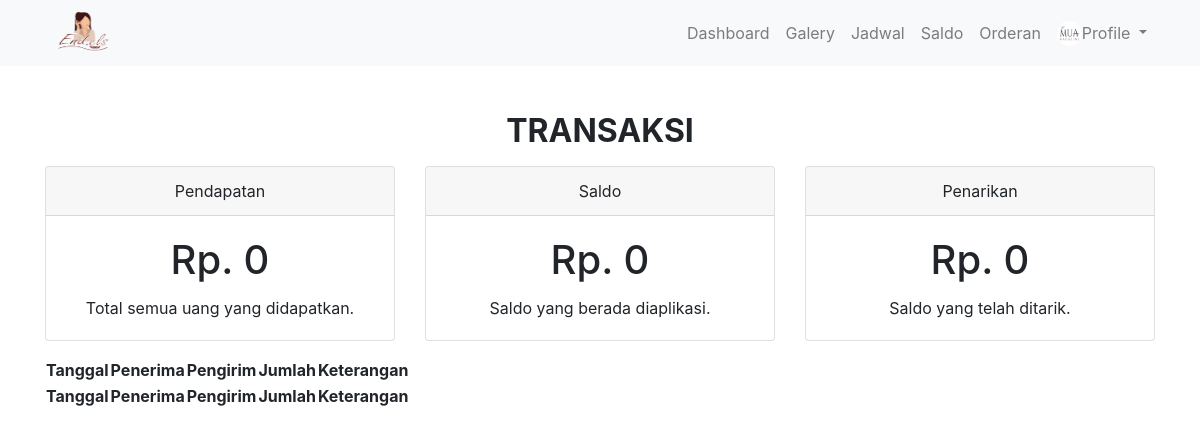
Page /index.php/muach/saldo on the earlier database version.
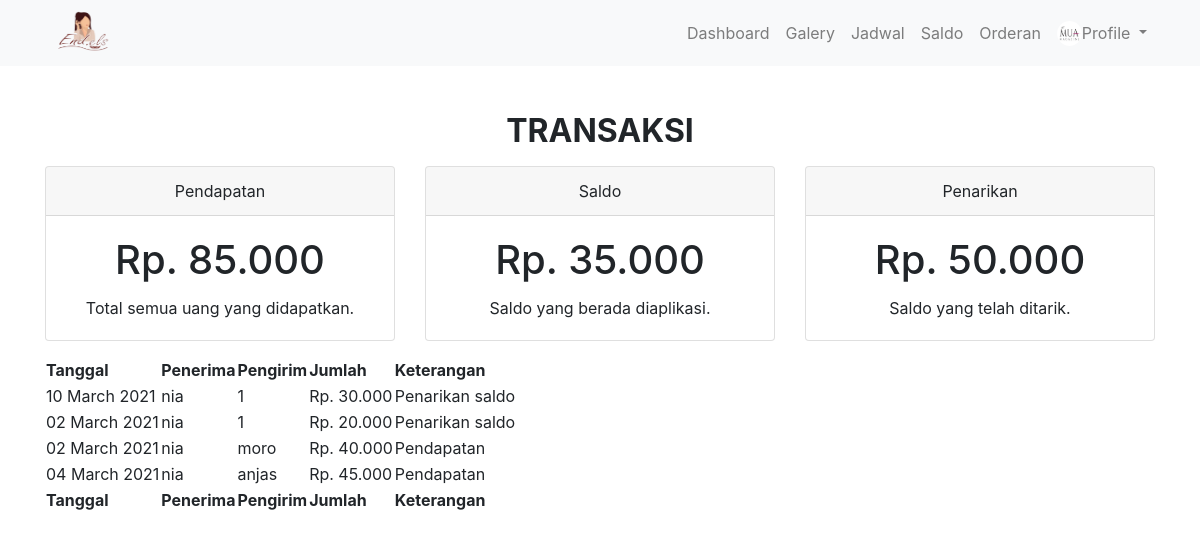
Same page on the later database version.
### tables this page shows
CREATE TABLE `penarikan_mua` (
  `id_tarik` int(11) NOT NULL,
  `id_mua` int(11) NOT NULL,
  `id_admin` int(11) NOT NULL,
  `tgl_tarik` datetime NOT NULL,
  `jumlah` int(11) NOT NULL,
  `bukti` varchar(128) NOT NULL,
  `status` enum('1','0','2') NOT NULL DEFAULT '2' COMMENT '0 = gagal\r\n1 = berhasil\r\n2 = proses'
);

CREATE TABLE `mua` (
  `id_mua` int(11) NOT NULL,
  `nama_mua` varchar(255) NOT NULL,
  `harga` int(11) NOT NULL,
  `foto` varchar(255) NOT NULL,
  `alamat` varchar(255) NOT NULL,
  `rt` int(11) NOT NULL,
  `rw` int(11) NOT NULL,
  `kecamatan` varchar(128) NOT NULL,
  `kabupaten` varchar(128) NOT NULL,
  `provinsi` varchar(128) NOT NULL,
  `email` varchar(255) NOT NULL,
  `password` varchar(255) NOT NULL,
  `buka` enum('0','1') NOT NULL DEFAULT '1'
);

CREATE TABLE `mua_booking` (
  `id_booking` int(11) NOT NULL,
  `id_user` int(11) NOT NULL,
  `id_mua` int(11) NOT NULL,
  `tgl_H` date NOT NULL,
  `tgl_booking` date NOT NULL,
  `acc` enum('0','1','2','3') NOT NULL DEFAULT '0',
  `id_bayar` int(11) NOT NULL
);

CREATE TABLE `bayar` (
  `id_bayar` int(11) NOT NULL,
  `tgl_bayar` datetime NOT NULL,
  `bayar` int(11) NOT NULL,
  `potongan` int(11) NOT NULL,
  `bukti` varchar(255) NOT NULL
);

CREATE TABLE `user` (
  `id_user` int(11) NOT NULL,
  `nama_user` varchar(50) NOT NULL,
  `alamat` varchar(100) NOT NULL,
  `rt` varchar(4) NOT NULL,
  `rw` varchar(4) NOT NULL,
  `kelurahan` varchar(25) NOT NULL,
  `kecamatan` varchar(25) NOT NULL,
  `kabupaten` varchar(25) NOT NULL,
  `provinsi` varchar(25) NOT NULL,
  `kode_pos` int(10) NOT NULL,
  `tempat_lahir` varchar(25) NOT NULL,
  `tanggal_lahir` date NOT NULL,
  `nomor` varchar(13) NOT NULL,
  `email` varchar(255) NOT NULL,
  `password` varchar(255) NOT NULL,
  `foto` varchar(255) NOT NULL
);

### application/controllers/muach.php (called while the page is built, shortened)
<?php
class Muach extends CI_Controller {
	public function __construct()
	{
		$this->load->model('M_Acara', '', TRUE);
	}
	public function saldo()
	{
		$id=1;
		$data['pendapatan']=$this->M_Acara->pendapatan($id);
		$data['pendapatan_detail']=$this->M_Acara->pendapatan_detail($id);
		$data['penarikan']=$this->M_Acara->penarikan($id);
		$data['penarikan_detail']=$this->M_Acara->penarikan_detail($id);
		$this->load->view('template/mua_header');
		$this->load->view('mua/saldo',$data);
		$this->load->view('template/mua_footer');
	}
}

### index.php (called while the page is built, shortened)
<?php
require_once BASEPATH.'core/CodeIgniter.php';

### application/models/M_Acara.php (called while the page is built, shortened)
<?php
class M_Acara extends CI_Model
{
	public function pendapatan($id){
		$sql="SELECT mua_booking.id_mua, SUM(bayar.bayar-bayar.potongan) as total FROM mua_booking JOIN bayar ON mua_booking.id_bayar=bayar.id_bayar WHERE mua_booking.id_mua='$id'
";
		$query = $this->db->query($sql);
		return $query->row_array();
	}
	public function pendapatan_detail($id){
		$sql="SELECT mua.nama_mua, mua_booking.id_bayar, user.nama_user, bayar.tgl_bayar,(bayar.bayar-bayar.potongan) as total FROM mua_booking JOIN mua ON mua_booking.id_mua=mua.id_mua JOIN user ON user.id_user=mua_booking.id_user JOIN bayar ON mua_booking.id_bayar=bayar.id_bayar WHERE mua_booking.id_mua='$id'
";
		$query = $this->db->query($sql);
		return $query->result_array();
	}
	public function penarikan($id){
		$sql="SELECT id_mua,SUM(jumlah)AS tarik FROM penarikan_mua WHERE status=1 AND id_mua='$id'
";
		$query = $this->db->query($sql);
		return $query->row_array();
	}
	public function penarikan_detail($id){
		$sql="SELECT * FROM penarikan_mua JOIN mua ON mua.id_mua=penarikan_mua.id_mua WHERE status=1 AND penarikan_mua.id_mua='$id'
";
		$query = $this->db->query($sql);
		return $query->result_array();
	}
}

### application/views/mua/saldo.php (the view, shortened to what this page needs)
<div class="container mt-5">
	<h2><p class="text-center text-uppercase font-weight-bold">Transaksi</p></h2>
	<div class="row">
		<div class="col-md-4">
			<div class="card text-center">
				<div class="card-header">
					Pendapatan
				</div>
				<div class="card-body">
					<h1 class="card-title">Rp. <?=number_format($pendapatan['total'],'0','','.');?></h1>
					<p class="card-text">Total semua uang yang didapatkan.</p>
				</div>
			</div>
		</div>
		<div class="col-md-4">
			<div class="card text-center">
				<div class="card-header">
					Saldo
				</div>
				<div class="card-body">
					<h1 class="card-title">Rp. <?=number_format(($pendapatan['total']-$penarikan['tarik']),'0','','.');?></h1>
					<p class="card-text">Saldo yang berada diaplikasi.</p>
				</div>
			</div>
		</div>
		<div class="col-md-4">
			<div class="card text-center">
				<div class="card-header">
					Penarikan
				</div>
				<div class="card-body">
					<h1 class="card-title">Rp. <?=number_format($penarikan['tarik'],'0','','.');?></h1>
					<p class="card-text">Saldo yang telah ditarik.</p>
				</div>
			</div>
		</div>
	</div>
	<div class="row">
		<div class="col-md-12 mt-3">
			<table id="example">
				<thead>
					<tr>
						<th>Tanggal</th>
						<th>Penerima</th>
						<th>Pengirim</th>
						<th>Jumlah</th>
						<th>Keterangan</th>
					</tr>
				</thead>
				<tfoot>
					<tr>
						<th>Tanggal</th>
						<th>Penerima</th>
						<th>Pengirim</th>
						<th>Jumlah</th>
						<th>Keterangan</th>
					</tr>
				</tfoot>
				<tbody>
					<?php
					foreach ($penarikan_detail as $pd) {
						$ket="Penarikan saldo"
						?>
						<tr>
							<td><?=date('d F Y', strtotime($pd['tgl_tarik']));?></td>
							<td><?=$pd['nama_mua']?></td>
							<td><?=$pd['id_admin']?></td>
							<td>Rp. <?=number_format($pd['jumlah'],'0','','.');?></td>
							<td><?=$ket;?></td>
						</tr>
					<?php }?>
					<?php
					foreach ($pendapatan_detail as $ped) {
						$ket="Pendapatan"
						?>
						<tr>
							<td><?=date('d F Y', strtotime($ped['tgl_bayar']));?></td>
							<td><?=$ped['nama_mua']?></td>
							<td><?=$ped['nama_user']?></td>
							<td>Rp. <?=number_format($ped['total'],'0','','.');?></td>
							<td><?=$ket;?></td>
						</tr>
					<?php }?>
				</tbody>
			</table>
		</div>
	</div>
</div>

### application/views/template/mua_header.php (shortened to what this page needs)
<!doctype html>
<html lang="en">
<head>
  <link rel="stylesheet" href="https://cdn.jsdelivr.net/npm/bootstrap@4.6.0/dist/css/bootstrap.min.css">
  <link rel="stylesheet" type="text/css" href="<?= base_url('asset/'); ?>css/toko.css">
<link rel="stylesheet" href="http://cdn.datatables.net/1.10.13/css/jquery.dataTables.min.css">
</head>
<body>
  <nav class="navbar navbar-expand-lg navbar-light bg-light fixed-top mb-5">
    <div class="container">
      <img src="<?= base_url('asset/'); ?>images/logo.png" alt="logo" style="width: 80px;height: 50px;">
      <div class="collapse navbar-collapse" id="navbarNav">
        <ul class="navbar-nav ml-auto">
          <li class="nav-item">
            <a class="nav-link" href="<?= base_url('muach/'); ?>">Dashboard <span class="sr-only">(current)</span></a>
          </li>
          <li class="nav-item">
            <a class="nav-link" href="<?= base_url('muach/galery'); ?>">Galery</a>
          </li>
          <li class="nav-item">
            <a class="nav-link" href="<?= base_url('muach/jadwal'); ?>">Jadwal</a>
          </li>
          <li class="nav-item">
            <a class="nav-link" href="<?= base_url('muach/saldo'); ?>">Saldo</a>
          </li>
          <li class="nav-item">
            <a class="nav-link" href="<?= base_url('muach/orderan'); ?>">Orderan</a>
          </li>
          <li class="nav-item dropdown">
            <a class="nav-link dropdown-toggle" href="#" id="navbarDropdown" role="button" data-toggle="dropdown" aria-haspopup="true" aria-expanded="false">
              <img src="<?= base_url('asset/'); ?>logo_mua/1.png" alt="logo" width="25" height="25" class="d-inline-block align-top rounded-circle" >Profile
            </a>
          </li>
        </ul>
      </div>
    </div>
  </nav>

### application/views/template/mua_footer.php (shortened to what this page needs)
</body>
</html>

### asset/css/toko.css (style rules this page uses)
.mt-5, .my-5 { margin-top: 7rem!important; }

Differences in the rows shown:
added penarikan_mua: tgl_tarik "10 March 2021", id_mua.nama_mua "nia", id_admin "1", jumlah "30.000", ket "Penarikan saldo"
added penarikan_mua: tgl_tarik "02 March 2021", id_mua.nama_mua "nia", id_admin "1", jumlah "20.000", ket "Penarikan saldo"
added mua_booking: id_bayar.tgl_bayar "02 March 2021", id_mua.nama_mua "nia", id_user.nama_user "moro", total "40.000", ket "Pendapatan"
added mua_booking: id_bayar.tgl_bayar "04 March 2021", id_mua.nama_mua "nia", id_user.nama_user "anjas", total "45.000", ket "Pendapatan"
Other differences:
$pendapatan['total']: "0" → "85.000"
$pendapatan['total']-$penarikan['tarik']: "0" → "35.000"
$penarikan['tarik']: "0" → "50.000"
